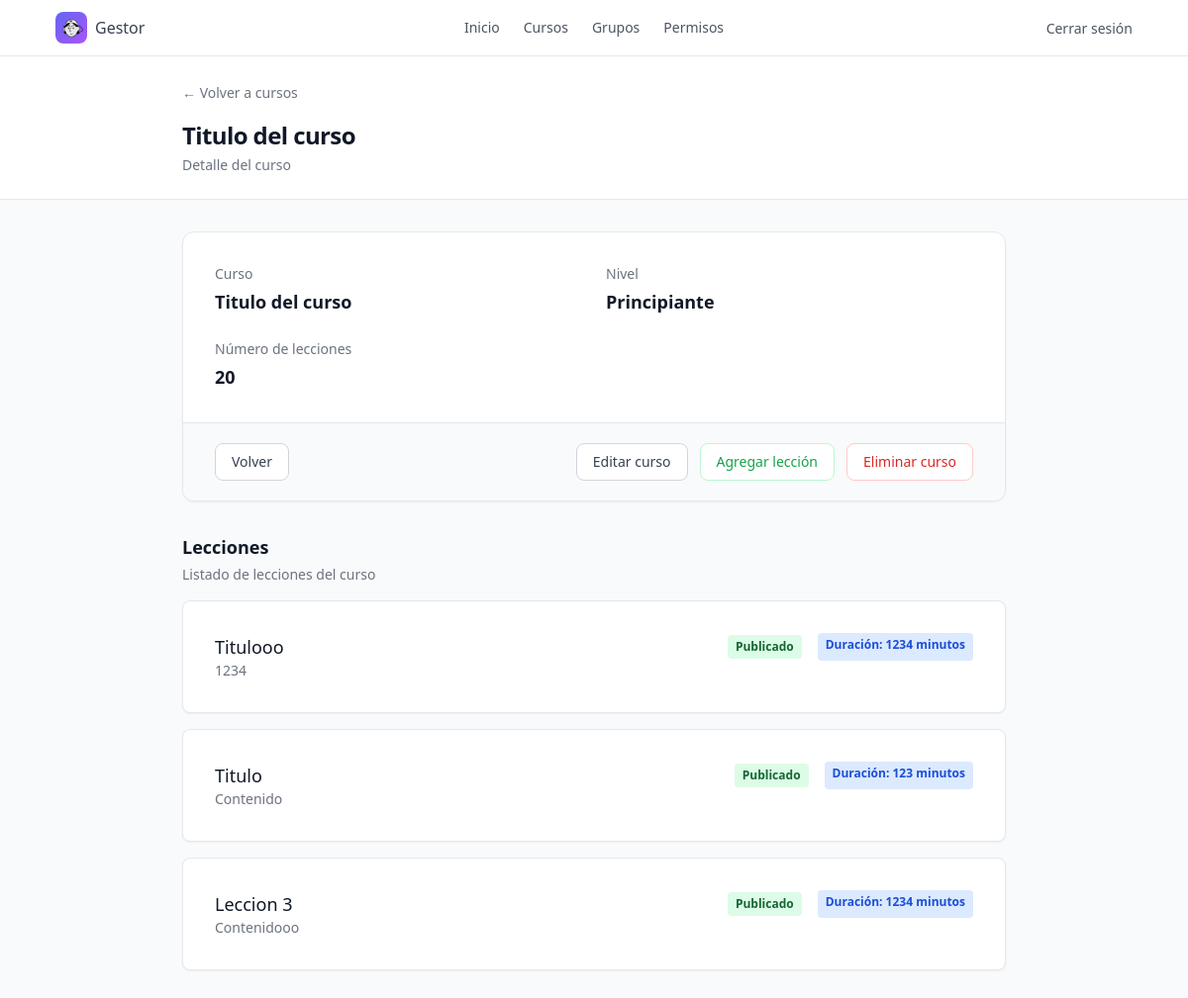
Screenshot of /courses/7/ (signed in) with the database file from the repository.
### courses/models.py (models this page shows)
class Course(models.Model):
    title = models.CharField(max_length=100)
    level = models.CharField(max_length=50)
    lessons = models.IntegerField()
    image = models.ImageField(upload_to='courses', default='courses/logo.png')

class Lesson(models.Model):
    STATUS_CHOICES = [
        ('draft', 'Borrador'),
        ('published', 'Publicado'),
    ]
    course = models.ForeignKey(Course, on_delete=models.CASCADE, related_name="lessons_set")
    title = models.CharField(max_length=100)
    content= models.TextField()
    duration = models.IntegerField()
    status = models.CharField(max_length=50, choices=STATUS_CHOICES, default='draft')

### courses/views.py (the view)
# urls.py: path("courses/<int:course_id>/", views.course_detail, name="course_detail"),
@permission_required('courses.view_lesson', raise_exception=True)
def course_detail(request, course_id):
    course = Course.objects.get(id=course_id)
    return render(request, "course_detail.html", {"course": course, "lessons": course.lessons_set.all()})

### courses/templates/course_detail.html (shortened to what this page needs)
{% extends 'layouts/base.html' %} {% block title %}{{ course.title }} | Detalle del curso{% endblock %}
{% block content %}
<header class="border-b border-gray-200 bg-white">
    <div class="mx-auto max-w-4xl px-4 py-6 sm:px-6 lg:px-8">
        <a
            href="{% url 'courses' %}"
            class="inline-flex items-center text-sm font-medium text-gray-500 transition hover:text-gray-900"
        >
            ← Volver a cursos
        </a>
        <div class="mt-4">
            <h1 class="text-2xl font-bold tracking-tight text-gray-900">
                {{ course.title }}
            </h1>
            <p class="mt-1 text-sm text-gray-500">
                Detalle del curso
            </p>
        </div>
    </div>
</header>
<main class="mx-auto max-w-4xl px-4 py-8 sm:px-6 lg:px-8">
    <article class="overflow-hidden rounded-xl border border-gray-200 bg-white shadow-sm">
        <section class="p-6 sm:p-8">
            <div class="grid gap-6 sm:grid-cols-2">
                <div>
                    <p class="text-sm font-medium text-gray-500">
                        Curso
                    </p>
                    <h2 class="mt-1 text-lg font-semibold text-gray-900">
                        {{ course.title }}
                    </h2>
                </div>
                <div>
                    <p class="text-sm font-medium text-gray-500">
                        Nivel
                    </p>
                    <p class="mt-1 text-lg font-semibold text-gray-900">
                        {{ course.level }}
                    </p>
                </div>
                <div>
                    <p class="text-sm font-medium text-gray-500">
                        Número de lecciones
                    </p>
                    <p class="mt-1 text-lg font-semibold text-gray-900">
                        {{ course.lessons }}
                    </p>
                </div>
            </div>
        </section>
        <section class="bg-gray-50 px-6 py-5 sm:px-8">
            <div class="flex flex-col gap-3 sm:flex-row sm:justify-end">
                <a
                    href="{% url 'courses' %}"
                    class="inline-flex mr-auto items-center justify-center rounded-lg border border-gray-300 bg-white px-4 py-2 text-sm font-medium text-gray-700 transition hover:bg-gray-100 focus:outline-none focus:ring-2 focus:ring-gray-400 focus:ring-offset-2"
                >
                    Volver
                </a>
                <a
                    href="{% url 'edit_course' course.id %}"
                    class="inline-flex items-center justify-center rounded-lg border border-gray-300 bg-white px-4 py-2 text-sm font-medium text-gray-700 transition hover:bg-gray-100 focus:outline-none focus:ring-2 focus:ring-gray-400 focus:ring-offset-2"
                >
                    Editar curso
                </a>
                <a
                    href="{% url 'new_lesson' course.id %}"
                    class="inline-flex items-center justify-center rounded-lg border border-green-200 bg-white px-4 py-2 text-sm font-medium text-green-600 transition hover:bg-green-50 focus:outline-none focus:ring-2 focus:ring-green-400 focus:ring-offset-2"
                >
                    Agregar lección
                </a>
                <a
                    href="{% url 'delete_course' course.id %}"
                    onclick="return confirm('¿Estás seguro de que deseas eliminar este curso?');"
                    class="inline-flex items-center justify-center rounded-lg border border-red-200 bg-white px-4 py-2 text-sm font-medium text-red-600 transition hover:bg-red-50 focus:outline-none focus:ring-2 focus:ring-red-500 focus:ring-offset-2"
                >
                    Eliminar curso
                </a>
            </div>
        </section>
    </article>
    <article class="mt-8">
        <h2 class="text-lg font-semibold text-gray-900">
            Lecciones
        </h2>
    </article>
    {% if lessons %}
        <p class="mt-1 text-sm text-gray-500">
            Listado de lecciones del curso
        </p>
    {% else %}
        <p class="mt-1 text-sm text-gray-500">
            No hay lecciones registradas para este curso
        </p>
    {% endif %}
    {% for lesson in lessons %}
        <article class="mt-4 bg-white border border-gray-200 rounded-lg p-6 sm:p-8 shadow-sm">
            <div class="flex">
                <h2 class="text-lg font-medium text-gray-900">
                    {{ lesson.title }}
                </h2>
                <form action="{% url 'update_lesson_status' lesson.id %}" method="post" class="ml-auto">
                    <button type="submit"
                            onclick="return confirm('¿Está seguro que desea cambiar el estado de la lección?');"
                            class="rounded px-2 py-1 text-xs font-semibold transition-colors duration-150 {% if lesson.status == 'published' %}bg-green-100 text-green-800 hover:bg-green-200{% else %}bg-yellow-100 text-yellow-800 hover:bg-yellow-200{% endif %}">
                        {{ lesson.get_status_display }}
                    </button>
                </form>
                <p class="ml-4 rounded px-2 py-1 text-xs font-semibold text-blue-700 bg-blue-100">
                    Duración: {{ lesson.duration }} minutos
                </p>
            </div>
            <p class="text-sm text-gray-500">
                {{ lesson.content }}
            </p>
        </article>
    {% endfor %}
</main>
{% endblock %}

### rows the page displays
Course: title "Titulo del curso", level "Principiante", lessons "20"
Lesson: title "Titulooo", status "Publicado", duration "1234", content "1234"
Lesson: title "Titulo", status "Publicado", duration "123", content "Contenido"
Lesson: title "Leccion 3", status "Publicado", duration "1234", content "Contenidooo"
